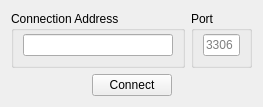
<?xml version="1.0" encoding="UTF-8"?>
<ui version="4.0">
 <class>Connect</class>
 <widget class="QWidget" name="Connect">
  <property name="geometry">
   <rect>
    <x>0</x>
    <y>0</y>
    <width>253</width>
    <height>98</height>
   </rect>
  </property>
  <property name="sizePolicy">
   <sizepolicy hsizetype="Preferred" vsizetype="Minimum">
    <horstretch>0</horstretch>
    <verstretch>0</verstretch>
   </sizepolicy>
  </property>
  <property name="windowTitle">
   <string>Connect to a Database</string>
  </property>
  <layout class="QVBoxLayout" name="verticalLayout_2">
   <item>
    <layout class="QHBoxLayout" name="horizontalLayout" stretch="0,0">
     <item>
      <widget class="QGroupBox" name="groupBox">
       <property name="title">
        <string>Connection Address</string>
       </property>
       <layout class="QGridLayout" name="gridLayout_2">
        <property name="leftMargin">
         <number>9</number>
        </property>
        <property name="topMargin">
         <number>3</number>
        </property>
        <property name="rightMargin">
         <number>9</number>
        </property>
        <property name="bottomMargin">
         <number>9</number>
        </property>
        <property name="verticalSpacing">
         <number>6</number>
        </property>
        <item row="0" column="0">
         <widget class="QLineEdit" name="AddressEdit">
          <property name="minimumSize">
           <size>
            <width>150</width>
            <height>0</height>
           </size>
          </property>
          <property name="text">
           <string/>
          </property>
          <property name="maxLength">
           <number>12</number>
          </property>
         </widget>
        </item>
       </layout>
      </widget>
     </item>
     <item>
      <widget class="QGroupBox" name="groupBox_2">
       <property name="title">
        <string>Port</string>
       </property>
       <layout class="QGridLayout" name="gridLayout_3">
        <property name="topMargin">
         <number>3</number>
        </property>
        <property name="bottomMargin">
         <number>9</number>
        </property>
        <item row="0" column="0">
         <widget class="QLineEdit" name="PortEdit">
          <property name="sizePolicy">
           <sizepolicy hsizetype="Fixed" vsizetype="Fixed">
            <horstretch>0</horstretch>
            <verstretch>0</verstretch>
           </sizepolicy>
          </property>
          <property name="minimumSize">
           <size>
            <width>37</width>
            <height>0</height>
           </size>
          </property>
          <property name="maximumSize">
           <size>
            <width>37</width>
            <height>16777215</height>
           </size>
          </property>
          <property name="text">
           <string/>
          </property>
          <property name="maxLength">
           <number>5</number>
          </property>
          <property name="placeholderText">
           <string>3306</string>
          </property>
         </widget>
        </item>
       </layout>
      </widget>
     </item>
    </layout>
   </item>
   <item>
    <layout class="QHBoxLayout" name="horizontalLayout_2">
     <property name="sizeConstraint">
      <enum>QLayout::SetMinimumSize</enum>
     </property>
     <item>
      <spacer name="horizontalSpacer">
       <property name="orientation">
        <enum>Qt::Horizontal</enum>
       </property>
       <property name="sizeHint" stdset="0">
        <size>
         <width>40</width>
         <height>20</height>
        </size>
       </property>
      </spacer>
     </item>
     <item>
      <widget class="QPushButton" name="ConnectButton">
       <property name="text">
        <string>Connect</string>
       </property>
      </widget>
     </item>
     <item>
      <spacer name="horizontalSpacer_2">
       <property name="orientation">
        <enum>Qt::Horizontal</enum>
       </property>
       <property name="sizeHint" stdset="0">
        <size>
         <width>40</width>
         <height>20</height>
        </size>
       </property>
      </spacer>
     </item>
    </layout>
   </item>
  </layout>
 </widget>
 <resources/>
 <connections/>
</ui>
